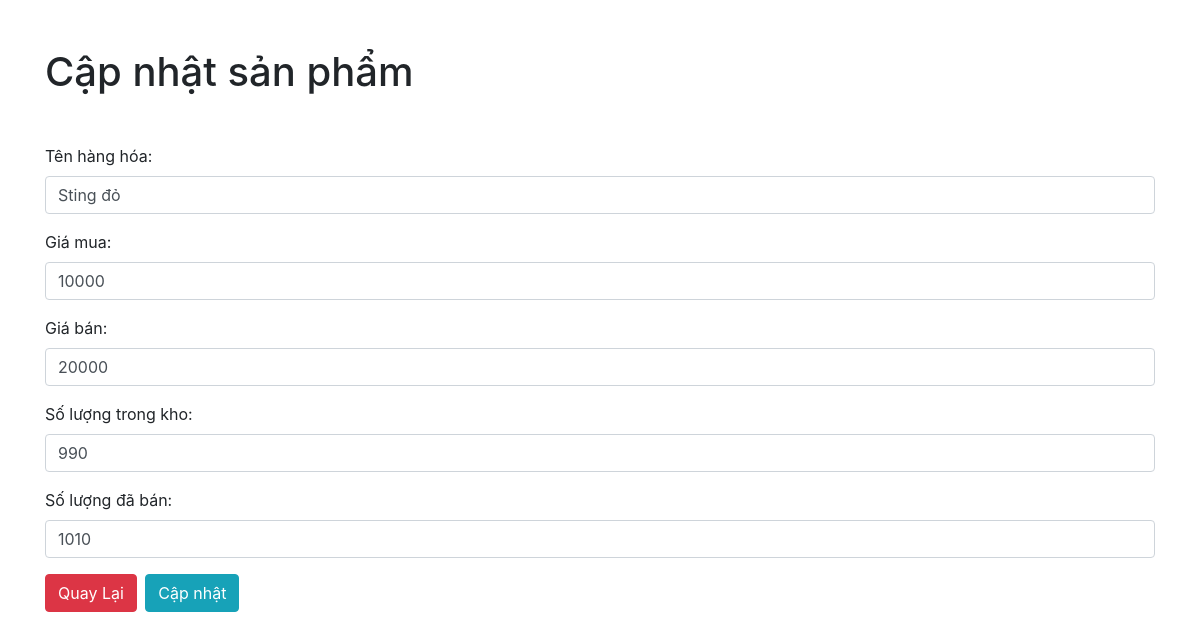
The app's page /update/1/ with its own data.
### api/models.py (models this page shows)
class Product(models.Model):
    name = models.CharField(max_length=100)
    purchase_price = models.DecimalField(max_digits=10, decimal_places=0)
    selling_price = models.DecimalField(max_digits=10, decimal_places=0)
    quantity = models.PositiveIntegerField()
    quantity_sold = models.PositiveIntegerField(default=0)

### api/views.py (the view, shortened to what this page needs)
# urls.py: path('update/<int:product_id>/', views.product_update, name="product_update"),
def product_update(request, product_id):
    item = Product.objects.get(id=product_id)
    return render(request, 'update.html', {"item":item,})

### api/templates/update.html (shortened to what this page needs)
<!DOCTYPE html>
<html lang="en">
<head>
    <link rel="stylesheet" href="https://maxcdn.bootstrapcdn.com/bootstrap/4.5.2/css/bootstrap.min.css">
</head>
<body>
    <div class="mt-5">
        <div class="container">
            <h1 class="mb-5">Cập nhật sản phẩm</h1>
            <form method="post" action="/update/{{item.id}}/">
                <div class="mb-3">
                    <label for="name" class="form-label">Tên hàng hóa:</label>
                    <input type="text" class="form-control" name="name" value="{{item.name}}" required>
                </div>
                <div class="mb-3">
                    <label for="purchase_price" class="form-label">Giá mua:</label>
                    <input type="number" step="0.01" class="form-control" name="purchase_price" value="{{item.purchase_price}}" required>
                </div>
                <div class="mb-3">
                    <label for="selling_price" class="form-label">Giá bán:</label>
                    <input type="number" step="0.01" class="form-control" name="selling_price" value="{{item.selling_price}}" required>
                </div>
                <div class="mb-3">
                    <label for="quantity" class="form-label">Số lượng trong kho:</label>
                    <input type="number" class="form-control" name="quantity" value="{{item.quantity}}" required>
                </div>
                <div class="mb-3">
                    <label for="sold_quantity" class="form-label">Số lượng đã bán:</label>
                    <input type="number" class="form-control" name="sold_quantity" value="{{item.quantity_sold}}" required>
                </div>
                <a href="/" class="btn btn-danger mr-1">Quay Lại</a>
                <button type="submit" class="btn btn-info">Cập nhật</button>
            </form>
        </div>
    </div>
</body>
</html>

### records on screen
Product: name "Sting đỏ", purchase_price "10000", selling_price "20000", quantity "990", sold_quantity "1010"
